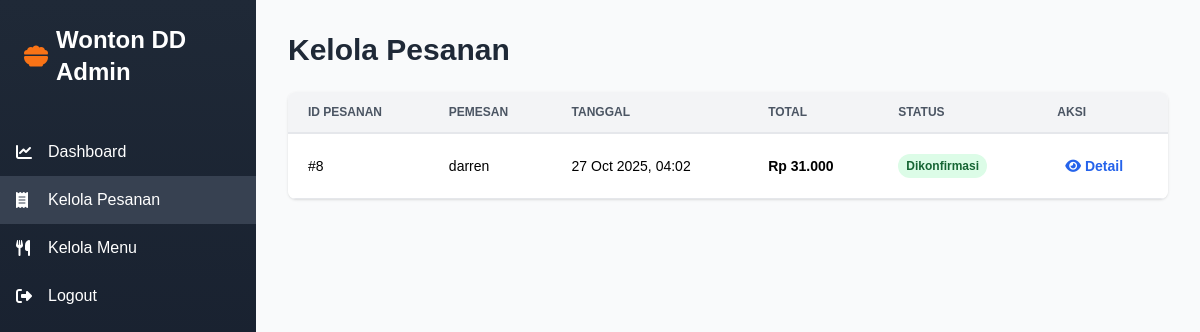
The page /admin/kelola_pesanan.php (signed in) on the database its author committed.
### tables this page shows
CREATE TABLE `pemesanan` (
  `id` int(11) NOT NULL,
  `nama_pemesan` varchar(100) DEFAULT NULL,
  `id_user` int(11) DEFAULT NULL,
  `tanggal_pesan` timestamp NOT NULL DEFAULT current_timestamp(),
  `total_harga` decimal(10,2) NOT NULL,
  `status` enum('Menunggu Konfirmasi','Dikonfirmasi','Selesai') NOT NULL DEFAULT 'Menunggu Konfirmasi',
  `catatan` text DEFAULT NULL
);

### admin/kelola_pesanan.php (the view, shortened to what this page needs)
<?php
require_once '../includes/db.php';
$query = "
    SELECT
        p.id,
        COALESCE(u.nama_lengkap, p.nama_pemesan) AS nama_pemesan,
        p.total_harga,
        p.status,
        p.tanggal_pesan
    FROM pemesanan p
    LEFT JOIN users u ON p.id_user = u.id
    ORDER BY p.tanggal_pesan DESC
";
$pesanan_result = $conn->query($query);
?>
<!DOCTYPE html>
<html lang="id">
<head>
    <script src="https://cdn.tailwindcss.com"></script>
    <link rel="stylesheet" href="https://cdnjs.cloudflare.com/ajax/libs/font-awesome/6.4.2/css/all.min.css">
</head>
<body class="bg-gray-100">
<div class="flex h-screen">
    <aside class="w-64 bg-gradient-to-b from-gray-800 to-gray-900 text-white">
        <div class="p-6">
            <h2 class="text-2xl font-bold flex items-center">
                <i class="fas fa-bowl-food mr-2 text-orange-500"></i>Wonton DD Admin
            </h2>
        </div>
        <nav class="mt-4">
            <a href="index.php" class="flex items-center py-3 px-4 hover:bg-gray-700 transition"><i class="fas fa-chart-line w-5 mr-3"></i>Dashboard</a>
            <a href="kelola_pesanan.php" class="flex items-center py-3 px-4 bg-gray-700 hover:bg-gray-600 transition"><i class="fas fa-receipt w-5 mr-3"></i>Kelola Pesanan</a>
            <a href="kelola_menu.php" class="flex items-center py-3 px-4 hover:bg-gray-700 transition"><i class="fas fa-utensils w-5 mr-3"></i>Kelola Menu</a>
            <a href="logout.php" class="flex items-center py-3 px-4 hover:bg-gray-700 transition"><i class="fas fa-sign-out-alt w-5 mr-3"></i>Logout</a>
        </nav>
    </aside>
    <main class="flex-1 p-8 bg-gray-50 overflow-auto">
        <h1 class="text-3xl font-bold text-gray-800 mb-6">Kelola Pesanan</h1>
        <div class="bg-white rounded-lg shadow overflow-x-auto">
            <table class="min-w-full leading-normal">
                <thead>
                    <tr>
                        <th class="px-5 py-3 border-b-2 bg-gray-100 text-left text-xs font-semibold text-gray-600 uppercase">ID Pesanan</th>
                        <th class="px-5 py-3 border-b-2 bg-gray-100 text-left text-xs font-semibold text-gray-600 uppercase">Pemesan</th>
                        <th class="px-5 py-3 border-b-2 bg-gray-100 text-left text-xs font-semibold text-gray-600 uppercase">Tanggal</th>
                        <th class="px-5 py-3 border-b-2 bg-gray-100 text-left text-xs font-semibold text-gray-600 uppercase">Total</th>
                        <th class="px-5 py-3 border-b-2 bg-gray-100 text-left text-xs font-semibold text-gray-600 uppercase">Status</th>
                        <th class="px-5 py-3 border-b-2 bg-gray-100 text-left text-xs font-semibold text-gray-600 uppercase">Aksi</th>
                    </tr>
                </thead>
                <tbody>
                    <?php if ($pesanan_result && $pesanan_result->num_rows > 0): ?>
                        <?php while ($row = $pesanan_result->fetch_assoc()): ?>
                            <tr class="hover:bg-gray-50">
                                <td class="px-5 py-5 border-b bg-white text-sm font-medium">#<?= $row['id']; ?></td>
                                <td class="px-5 py-5 border-b bg-white text-sm"><?= htmlspecialchars($row['nama_pemesan']); ?></td>
                                <td class="px-5 py-5 border-b bg-white text-sm"><?= date('d M Y, H:i', strtotime($row['tanggal_pesan'])); ?></td>
                                <td class="px-5 py-5 border-b bg-white text-sm font-semibold">Rp <?= number_format($row['total_harga'], 0, ',', '.'); ?></td>
                                <td class="px-5 py-5 border-b bg-white text-sm">
                                    <span class="px-2 py-1 inline-flex text-xs font-semibold rounded-full
                                        <?= $row['status'] === 'Menunggu Konfirmasi' ? 'bg-yellow-100 text-yellow-800' :
                                            ($row['status'] === 'Dikonfirmasi' ? 'bg-green-100 text-green-800' : 'bg-blue-100 text-blue-800'); ?>">
                                        <?= htmlspecialchars($row['status']); ?>
                                    </span>
                                </td>
                                <td class="px-5 py-5 border-b bg-white text-sm">
                                    <button class="text-blue-600 hover:text-blue-900 ml-2 font-semibold detail-btn"
                                        data-order-id="<?= $row['id']; ?>">
                                        <i class="fas fa-eye"></i> Detail
                                    </button>
                                </td>
                            </tr>
                        <?php endwhile; ?>
                    <?php else: ?>
                        <tr><td colspan="6" class="px-5 py-5 text-center text-gray-500">Belum ada pesanan.</td></tr>
                    <?php endif; ?>
                </tbody>
            </table>
        </div>
    </main>
</div>
</body>
</html>

### admin/kelola_pesanan.php (style rules this page uses)
body { font-family: 'Poppins', sans-serif; }

### rows shown on the page
pemesanan: id "8", nama_pemesan "darren", tanggal_pesan "27 Oct 2025, 04:02", total_harga "31.000", status "Dikonfirmasi"
